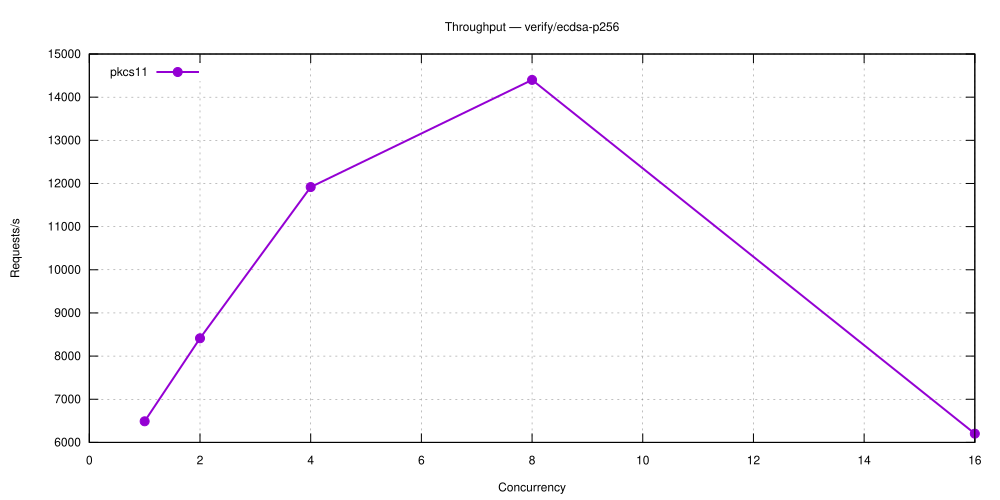

Recreate this plot in gnuplot.
set terminal svg size 1000,500 enhanced font 'Helvetica,12'
set output 'verify_ecdsa-p256.svg'
set title 'Throughput — verify/ecdsa-p256'
set grid
set xlabel 'Concurrency'
set ylabel 'Requests/s'
set key top left
plot 'verify_ecdsa-p256-5.27.1-pkcs11.dat' using 1:2 with linespoints lw 2 pt 7 title 'pkcs11'
